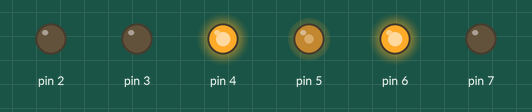
Bench run of a sketch on a simulated Arduino Uno, built with avr-gcc and run on an emulated ATmega328P. Parts: output pins drawn as LEDs (lit = HIGH).

Above: at 0.1 s.
Timing chart, 0 to 1.6 s (numbered marks = the images above):
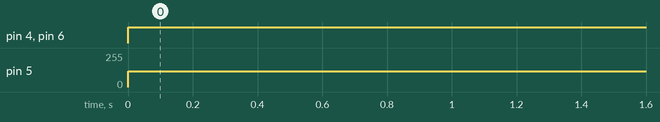

The sketch:

ShanuVaiMotorTest.ino
```cpp
void setup(){
  pinMode(2, OUTPUT);
  pinMode(3, OUTPUT);
  pinMode(4, OUTPUT);
  pinMode(5, OUTPUT);
  pinMode(6, OUTPUT);
  pinMode(7, OUTPUT);
}
void loop()
{
//right motor
  analogWrite(2,120);
  digitalWrite(3,LOW);
  digitalWrite(4,HIGH);
//left motor
  analogWrite(5,120);
  digitalWrite(6,HIGH);
  digitalWrite(7,LOW);
}
```

Measured:
- by itself, pin 4, pin 6: LOW → HIGH at 0.00 s
- by itself, pin 5: 0/255 → 120/255 at 0.00 s
